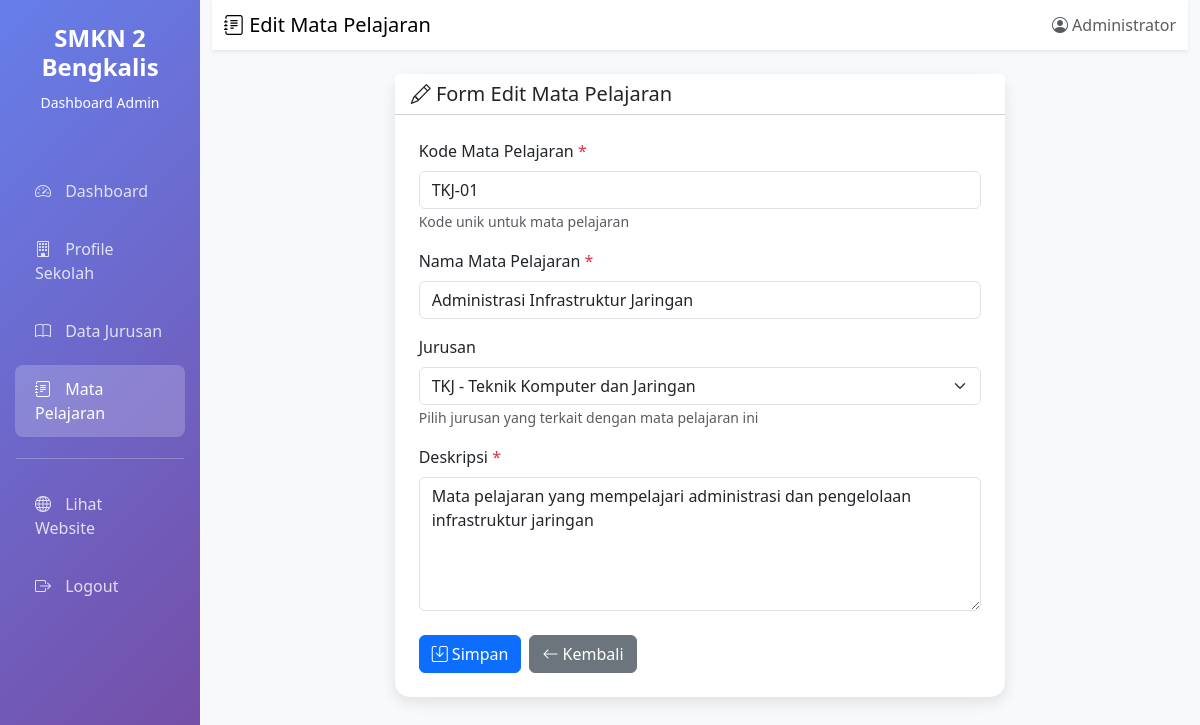
The app's page /dashboard/mata_pelajaran_form.php?edit=1 (signed in) with its own data.
### tables this page shows
CREATE TABLE `mata_pelajaran` (
  `id` int NOT NULL,
  `kode_mapel` varchar(10) NOT NULL,
  `nama_mapel` varchar(100) NOT NULL,
  `jurusan_id` int DEFAULT NULL,
  `deskripsi` text,
  `created_at` timestamp NULL DEFAULT CURRENT_TIMESTAMP,
  `updated_at` timestamp NULL DEFAULT CURRENT_TIMESTAMP ON UPDATE CURRENT_TIMESTAMP
);

CREATE TABLE `jurusan` (
  `id` int NOT NULL,
  `kode_jurusan` varchar(10) NOT NULL,
  `nama_jurusan` varchar(100) NOT NULL,
  `deskripsi` text,
  `created_at` timestamp NULL DEFAULT CURRENT_TIMESTAMP,
  `updated_at` timestamp NULL DEFAULT CURRENT_TIMESTAMP ON UPDATE CURRENT_TIMESTAMP
);

### config/database.php (called while the page is built, shortened)
<?php
function getConnection() {
    $conn = new mysqli(DB_HOST, DB_USER, DB_PASS, DB_NAME);
    return $conn;
}
function secure($data) {
    $conn = getConnection();
    $data = trim($data);
    $data = stripslashes($data);
    $data = htmlspecialchars($data);
    $data = $conn->real_escape_string($data);
    return $data;
}
?>

### dashboard/mata_pelajaran_form.php (the view, shortened to what this page needs)
<?php
require_once '../config/database.php';
$conn = getConnection();
$edit = false;
$mapel = null;
$query_jurusan = "SELECT * FROM jurusan ORDER BY kode_jurusan ASC";
$result_jurusan = $conn->query($query_jurusan);
if (isset($_GET['edit'])) {
    $edit = true;
    $id = secure($_GET['edit']);
    $query = "SELECT * FROM mata_pelajaran WHERE id = '$id'";
    $result = $conn->query($query);
    $mapel = $result->fetch_assoc();
}
?>
<!DOCTYPE html>
<html lang="id">
<head>
    <link href="https://cdn.jsdelivr.net/npm/bootstrap@5.3.0/dist/css/bootstrap.min.css" rel="stylesheet">
    <link rel="stylesheet" href="https://cdn.jsdelivr.net/npm/bootstrap-icons@1.10.0/font/bootstrap-icons.css">
</head>
<body>
    <div class="container-fluid">
        <div class="row">
            <div class="col-md-2 p-0 sidebar">
                <div class="text-center py-4">
                    <h4 class="fw-bold">SMKN 2 Bengkalis</h4>
                    <small>Dashboard Admin</small>
                </div>
                <nav class="nav flex-column mt-4">
                    <a class="nav-link" href="index.php">
                        <i class="bi bi-speedometer2"></i> Dashboard
                    </a>
                    <a class="nav-link" href="profile.php">
                        <i class="bi bi-building"></i> Profile Sekolah
                    </a>
                    <a class="nav-link" href="jurusan.php">
                        <i class="bi bi-book"></i> Data Jurusan
                    </a>
                    <a class="nav-link active" href="mata_pelajaran.php">
                        <i class="bi bi-journal-text"></i> Mata Pelajaran
                    </a>
                    <hr class="text-white mx-3">
                    <a class="nav-link" href="../profile/" target="_blank">
                        <i class="bi bi-globe"></i> Lihat Website
                    </a>
                    <a class="nav-link" href="../logout.php" onclick="return confirm('Yakin ingin logout?')">
                        <i class="bi bi-box-arrow-right"></i> Logout
                    </a>
                </nav>
            </div>
            <div class="col-md-10">
                <nav class="navbar navbar-light bg-white shadow-sm mb-4">
                    <div class="container-fluid">
                        <span class="navbar-brand mb-0 h1">
                            <i class="bi bi-journal-text"></i> <?php echo $edit ? 'Edit' : 'Tambah'; ?> Mata Pelajaran
                        </span>
                        <span class="text-muted">
                            <i class="bi bi-person-circle"></i>
                            <?php echo $_SESSION['admin_nama']; ?>
                        </span>
                    </div>
                </nav>
                <div class="container-fluid px-4">
                    <div class="row justify-content-center">
                        <div class="col-md-8">
                            <div class="card form-card">
                                <div class="card-header bg-white">
                                    <h5 class="mb-0">
                                        <i class="bi bi-<?php echo $edit ? 'pencil' : 'plus-circle'; ?>"></i>
                                        Form <?php echo $edit ? 'Edit' : 'Tambah'; ?> Mata Pelajaran
                                    </h5>
                                </div>
                                <div class="card-body p-4">
                                    <form method="POST" action="">
                                        <div class="mb-3">
                                            <label for="kode_mapel" class="form-label">
                                                Kode Mata Pelajaran <span class="text-danger">*</span>
                                            </label>
                                            <input type="text" class="form-control" id="kode_mapel"
                                                   name="kode_mapel" required
                                                   value="<?php echo $edit ? $mapel['kode_mapel'] : ''; ?>"
                                                   placeholder="Contoh: TKJ-01">
                                            <small class="text-muted">Kode unik untuk mata pelajaran</small>
                                        </div>
                                        <div class="mb-3">
                                            <label for="nama_mapel" class="form-label">
                                                Nama Mata Pelajaran <span class="text-danger">*</span>
                                            </label>
                                            <input type="text" class="form-control" id="nama_mapel"
                                                   name="nama_mapel" required
                                                   value="<?php echo $edit ? $mapel['nama_mapel'] : ''; ?>"
                                                   placeholder="Contoh: Administrasi Infrastruktur Jaringan">
                                        </div>
                                        <div class="mb-3">
                                            <label for="jurusan_id" class="form-label">
                                                Jurusan
                                            </label>
                                            <select class="form-select" id="jurusan_id" name="jurusan_id">
                                                <?php while ($jurusan = $result_jurusan->fetch_assoc()): ?>
                                                    <option value="<?php echo $jurusan['id']; ?>"
                                                            <?php echo ($edit && $mapel['jurusan_id'] == $jurusan['id']) ? 'selected' : ''; ?>>
                                                        <?php echo $jurusan['kode_jurusan'] . ' - ' . $jurusan['nama_jurusan']; ?>
                                                    </option>
                                                <?php endwhile; ?>
                                            </select>
                                            <small class="text-muted">Pilih jurusan yang terkait dengan mata pelajaran ini</small>
                                        </div>
                                        <div class="mb-4">
                                            <label for="deskripsi" class="form-label">
                                                Deskripsi <span class="text-danger">*</span>
                                            </label>
                                            <textarea class="form-control" id="deskripsi" name="deskripsi"
                                                      rows="5" required
                                                      placeholder="Deskripsi singkat tentang mata pelajaran..."><?php echo $edit ? $mapel['deskripsi'] : ''; ?></textarea>
                                        </div>
                                        <div class="d-flex gap-2">
                                            <button type="submit" class="btn btn-primary">
                                                <i class="bi bi-save"></i> Simpan
                                            </button>
                                            <a href="mata_pelajaran.php" class="btn btn-secondary">
                                                <i class="bi bi-arrow-left"></i> Kembali
                                            </a>
                                        </div>
                                    </form>
                                </div>
                            </div>
                        </div>
                    </div>
                </div>
            </div>
        </div>
    </div>
</body>
</html>

### dashboard/mata_pelajaran_form.php (style rules this page uses)
:root { --primary-color: #667eea; --secondary-color: #764ba2; }
body { background-color: #f8f9fa; }
.sidebar { min-height: 100vh; background: linear-gradient(135deg, var(--primary-color) 0%, var(--secondary-color) 100%); color: white; }
.sidebar .nav-link { color: rgba(255,255,255,0.8); padding: 12px 20px; margin: 5px 15px; border-radius: 8px; transition: all 0.3s; }
.sidebar .nav-link:hover, .sidebar .nav-link.active { background: rgba(255,255,255,0.2); color: white; }
.sidebar .nav-link i { margin-right: 10px; width: 20px; }
.form-card { border-radius: 15px; border: none; box-shadow: 0 5px 15px rgba(0,0,0,0.1); }

### records on screen
mata_pelajaran: kode_mapel "TKJ-01", nama_mapel "Administrasi Infrastruktur Jaringan", jurusan_id "TKJ - Teknik Komputer dan Jaringan", deskripsi "Mata pelajaran yang mempelajari administrasi dan pengelolaan infrastruktur jaringan"

### other values on screen
$_SESSION['admin_nama'] "Administrator"
